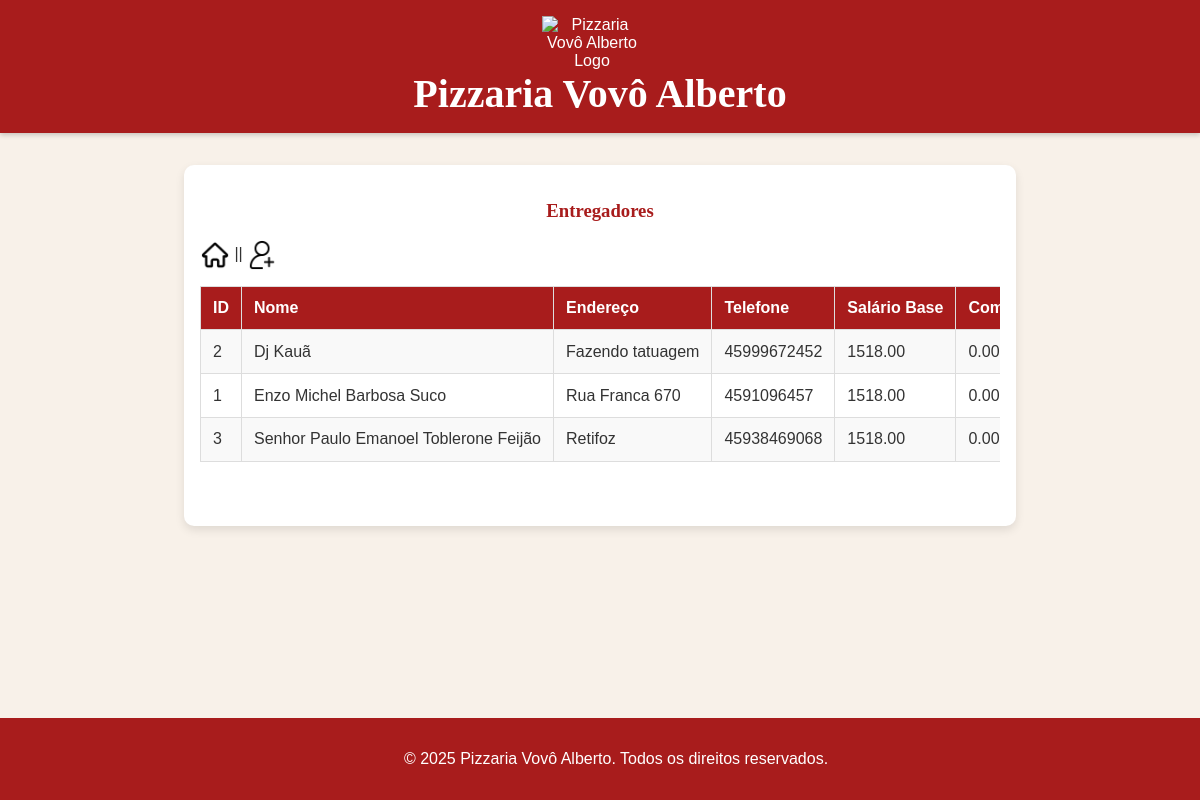
Screenshot of /view/entregadores/listarEntregadores.php with the database file from the repository.
### tables this page shows
CREATE TABLE entregador (
    id INT AUTO_INCREMENT NOT NULL,
    nome VARCHAR(50) NOT NULL,
    endereco VARCHAR(100) NOT NULL,
    telefone VARCHAR(50) NOT NULL,
    salarioBase DECIMAL(10,2) NOT NULL,
    comissao DECIMAL(10,2) DEFAULT 0,
    placaMoto VARCHAR(7) NOT NULL,
    modeloMoto VARCHAR(30) NOT NULL,
    CONSTRAINT pk_entregador PRIMARY KEY (id)
);

### util/Connection.php (called while the page is built, shortened)
<?php
class Connection {
    private static $conn = null;
    public static function getConnection() {
        if(self::$conn == null) {
            try {
                $opcoes = array(
                    PDO::MYSQL_ATTR_INIT_COMMAND => "SET NAMES utf8",
                    PDO::ATTR_ERRMODE => PDO::ERRMODE_EXCEPTION,
                    PDO::ATTR_DEFAULT_FETCH_MODE => PDO::FETCH_ASSOC);
                $strConn = "mysql:host=" . DB_HOST . ";dbname=" . DB_NAME;
                self::$conn = new PDO($strConn, DB_USER, DB_PASSWORD, $opcoes);
            } catch(PDOException $e) {
                echo "Erro ao conectar na base de dados.<br>";
                print_r($e);
            }
        }
        return self::$conn;
    }
}

### controller/EntregadorController.php (called while the page is built, shortened)
<?php
require_once(__DIR__ . '/../model/Entregador.php');
require_once(__DIR__ . '/../dao/EntregadorDAO.php');
class EntregadorController {
    private ?EntregadorDAO $entregadorDAO;
    public function __construct(){
        $this->entregadorDAO = new EntregadorDAO();
    }
    public function listar(){
        return $this->entregadorDAO->listar();
    }
}
?>

### dao/EntregadorDAO.php (called while the page is built, shortened)
<?php
require_once(__DIR__ . '/../util/Connection.php');
require_once(__DIR__ . '/../model/Entregador.php');
class EntregadorDAO {
    private PDO $conexao;
    public function __construct() {
        $this->conexao = Connection::getConnection();
    }
    public function listar() {
        $sql = "SELECT * FROM entregador ORDER BY nome";
        $stm = $this->conexao->prepare($sql);
        $stm->execute();
        $resultado = $stm->fetchAll(PDO::FETCH_ASSOC);
        return $this->map($resultado);
    }
    public function map($resultado) {
        $entregadores = [];
        foreach ($resultado as $r) {
            $entregador = new Entregador();
            $entregador->setId($r['id']);
            $entregador->setNome($r['nome']);
            $entregador->setEndereco($r['endereco']);
            $entregador->setTelefone($r['telefone']);
            $entregador->setSalarioBase($r['salarioBase']);
            $entregador->setComissao($r['comissao']);
            $entregador->setPlacaMoto($r['placaMoto']);
            $entregador->setModeloMoto($r['modeloMoto']);
            $entregadores[] = $entregador;
        }
        return $entregadores;
    }
}
?>

### model/Entregador.php (called while the page is built, shortened)
<?php
class Entregador {
    private $id;
    private $nome;
    private $endereco;
    private $telefone;
    private $salarioBase;
    private $comissao;
    function getId(){
        return $this->id;
    }
    function setId($id){
        $this->id=$id;
    }
    function getNome(){
        return $this->nome;
    }
    function setNome($nome){
        $this->nome=$nome;
    }
    function getEndereco(){
        return $this->endereco;
    }
    function setEndereco($endereco){
        $this->endereco=$endereco;
    }
    function getTelefone(){
        return $this->telefone;
    }
    function setTelefone($telefone){
        $this->telefone=$telefone;
    }
    function getSalarioBase(){
        return $this->salarioBase;
    }
    function setSalarioBase($salarioBase){
        $this->salarioBase=$salarioBase;
    }
    function getComissao(){
        return $this->comissao;
    }
    function setComissao($comissao){
        $this->comissao=$comissao;
    }
}
?>

### view/entregadores/listarEntregadores.php (the view, shortened to what this page needs)
<?php
require_once(__DIR__ . "/../../controller/EntregadorController.php");
require_once(__DIR__ . "/../include/header.php");
$entregadorCont = new EntregadorController();
$lista = $entregadorCont->listar();
?>
<!DOCTYPE html>
<html lang="pt-BR">
<head>
    <link rel="stylesheet" href="../../css/styles.css">
</head>
<body>
    <main>
        <h3>Entregadores</h3>
        <div>
            <a href="../../index.php"><img src="../../img/botao-de-inicio.png" alt="Inicio"></a>
            ||
            <a href="formEntregador.php"><img src="../../img/adicionar-usuario.png" alt="criarAtendente"></a>
        </div>
        <div class="table-container">
            <table>
                <tr>
                    <th>ID</th>
                    <th>Nome</th>
                    <th>Endereço</th>
                    <th>Telefone</th>
                    <th>Salário Base</th>
                    <th>Comissão</th>
                </tr>
                <?php foreach ($lista as $entregador): ?>
                    <tr>
                        <td><?= htmlspecialchars($entregador->getId()) ?></td>
                        <td><?= htmlspecialchars($entregador->getNome()) ?></td>
                        <td><?= htmlspecialchars($entregador->getEndereco()) ?></td>
                        <td><?= htmlspecialchars($entregador->getTelefone()) ?></td>
                        <td><?= htmlspecialchars($entregador->getSalarioBase()) ?></td>
                        <td><?= htmlspecialchars($entregador->getComissao()) ?></td>
                    </tr>
                <?php endforeach; ?>
            </table>
        </div>
    </main>
</body>
</html>
<?php include_once(__DIR__ . "/../include/footer.php"); ?>

### view/include/header.php
<header>
    <img src="https://encrypted-tbn0.gstatic.com/images?q=tbn:ANd9GcRTP1a_zdlU8JNJDD7j8kNV_a1nIJsWX_TX8w&s" alt="Pizzaria Vovô Alberto Logo">
    <h1>Pizzaria Vovô Alberto</h1>
</header>

### view/include/footer.php
<footer>
    <p>&copy; 2025 Pizzaria Vovô Alberto. Todos os direitos reservados.</p>
</footer>

### css/styles.css (style rules this page uses)
body { font-family: 'Arial', sans-serif; background-color: #f8f1e9; margin: 0; padding: 0; background-image: url('https://www.transparenttextures.com/patterns/pizza.png'); background-size: cover; color: #333; }
header { background-color: #a81c1c; color: #fff; padding: 1rem; text-align: center; box-shadow: 0 2px 5px rgba(0, 0, 0, 0.2); }
header h1 { margin: 0; font-size: 2.5rem; font-family: 'Georgia', serif; }
header img { max-width: 100px; vertical-align: middle; margin-right: 1rem; }
main { max-width: 800px; margin: 2rem auto; padding: 1rem; background-color: #fff; border-radius: 10px; box-shadow: 0 4px 10px rgba(0, 0, 0, 0.1); padding-bottom: 4rem; }
h3 { color: #a81c1c; font-family: 'Georgia', serif; text-align: center; }
.table-container { overflow-x: auto; margin-top: 1rem; }
table { width: 100%; min-width: 800px; border-collapse: collapse; }
th, td { padding: 0.75rem; text-align: left; border: 1px solid #ddd; white-space: nowrap; overflow: hidden; text-overflow: ellipsis; }
th { background-color: #a81c1c; color: #fff; }
tr:nth-child(even) { background-color: #f9f9f9; }
img { max-width: 30px; vertical-align: middle; }
a { color: #2e7d32; text-decoration: none; }
footer { background-color: #a81c1c; color: #fff; text-align: center; padding: 1rem; position: fixed; bottom: 0; width: 100%; }

### rows the page displays
entregador: id "2", nome "Dj Kauã", endereco "Fazendo tatuagem", telefone "45999672452", salarioBase "1518.00", comissao "0.00"
entregador: id "1", nome "Enzo Michel Barbosa Suco", endereco "Rua Franca 670", telefone "4591096457", salarioBase "1518.00", comissao "0.00"
entregador: id "3", nome "Senhor Paulo Emanoel Toblerone Feijão", endereco "Retifoz", telefone "45938469068", salarioBase "1518.00", comissao "0.00"
